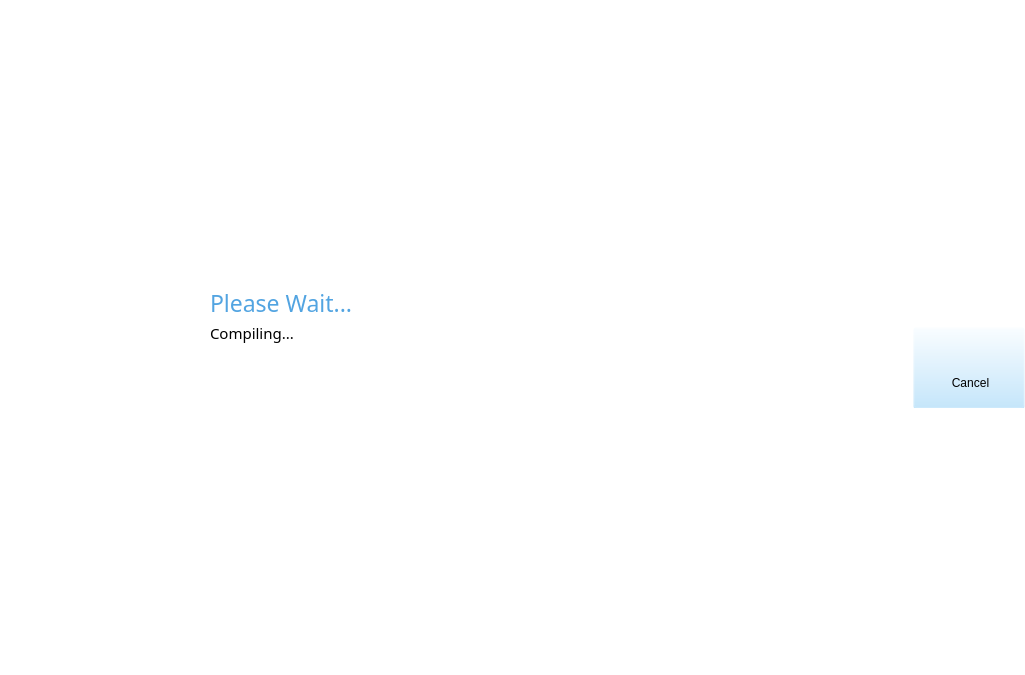
<?xml version="1.0" encoding="UTF-8"?>
<ui version="4.0">
 <class>UploadWaitForm</class>
 <widget class="QWidget" name="UploadWaitForm">
  <property name="geometry">
   <rect>
    <x>0</x>
    <y>0</y>
    <width>1025</width>
    <height>675</height>
   </rect>
  </property>
  <property name="windowTitle">
   <string>Form</string>
  </property>
  <property name="styleSheet">
   <string notr="true">background-color: rgba(179, 225, 255, 0);</string>
  </property>
  <layout class="QGridLayout" name="gridLayout_2">
   <property name="leftMargin">
    <number>0</number>
   </property>
   <property name="topMargin">
    <number>0</number>
   </property>
   <property name="rightMargin">
    <number>0</number>
   </property>
   <property name="bottomMargin">
    <number>0</number>
   </property>
   <property name="spacing">
    <number>0</number>
   </property>
   <item row="0" column="0">
    <widget class="QWidget" name="widget" native="true">
     <property name="styleSheet">
      <string notr="true">QWidget#widget
{
	border-image: url(:/resource/images/common/Transparent_Black_80.png);
}</string>
     </property>
     <layout class="QGridLayout" name="gridLayout">
      <property name="leftMargin">
       <number>0</number>
      </property>
      <property name="topMargin">
       <number>0</number>
      </property>
      <property name="rightMargin">
       <number>0</number>
      </property>
      <property name="bottomMargin">
       <number>0</number>
      </property>
      <property name="spacing">
       <number>0</number>
      </property>
      <item row="0" column="0">
       <spacer name="verticalSpacer">
        <property name="orientation">
         <enum>Qt::Vertical</enum>
        </property>
        <property name="sizeHint" stdset="0">
         <size>
          <width>20</width>
          <height>260</height>
         </size>
        </property>
       </spacer>
      </item>
      <item row="1" column="0">
       <widget class="QWidget" name="widget_2" native="true">
        <property name="sizePolicy">
         <sizepolicy hsizetype="Minimum" vsizetype="Fixed">
          <horstretch>0</horstretch>
          <verstretch>0</verstretch>
         </sizepolicy>
        </property>
        <property name="minimumSize">
         <size>
          <width>1025</width>
          <height>150</height>
         </size>
        </property>
        <property name="maximumSize">
         <size>
          <width>16777215</width>
          <height>150</height>
         </size>
        </property>
        <layout class="QGridLayout" name="gridLayout_3">
         <property name="leftMargin">
          <number>0</number>
         </property>
         <property name="topMargin">
          <number>0</number>
         </property>
         <property name="rightMargin">
          <number>0</number>
         </property>
         <property name="bottomMargin">
          <number>0</number>
         </property>
         <property name="spacing">
          <number>0</number>
         </property>
         <item row="0" column="0">
          <widget class="QWidget" name="widgetWaitBg" native="true">
           <property name="sizePolicy">
            <sizepolicy hsizetype="Minimum" vsizetype="Fixed">
             <horstretch>0</horstretch>
             <verstretch>0</verstretch>
            </sizepolicy>
           </property>
           <property name="minimumSize">
            <size>
             <width>1025</width>
             <height>150</height>
            </size>
           </property>
           <property name="maximumSize">
            <size>
             <width>16777215</width>
             <height>150</height>
            </size>
           </property>
           <property name="styleSheet">
            <string notr="true">QWidget#widgetWaitBg
{
	background-color: rgba(255, 255, 255, 0);
}</string>
           </property>
           <layout class="QGridLayout" name="gridLayout_4">
            <property name="leftMargin">
             <number>0</number>
            </property>
            <property name="topMargin">
             <number>0</number>
            </property>
            <property name="rightMargin">
             <number>0</number>
            </property>
            <property name="bottomMargin">
             <number>0</number>
            </property>
            <property name="spacing">
             <number>0</number>
            </property>
            <item row="0" column="0">
             <widget class="QWidget" name="widgetWait" native="true">
              <property name="sizePolicy">
               <sizepolicy hsizetype="Minimum" vsizetype="Fixed">
                <horstretch>0</horstretch>
                <verstretch>0</verstretch>
               </sizepolicy>
              </property>
              <property name="minimumSize">
               <size>
                <width>1025</width>
                <height>141</height>
               </size>
              </property>
              <property name="maximumSize">
               <size>
                <width>16777215</width>
                <height>141</height>
               </size>
              </property>
              <property name="styleSheet">
               <string notr="true">QWidget#widgetWait
{
	background-color: rgb(255, 255, 255);
}</string>
              </property>
              <widget class="QWidget" name="widget_4" native="true">
               <property name="geometry">
                <rect>
                 <x>20</x>
                 <y>20</y>
                 <width>701</width>
                 <height>91</height>
                </rect>
               </property>
               <property name="sizePolicy">
                <sizepolicy hsizetype="Fixed" vsizetype="Fixed">
                 <horstretch>0</horstretch>
                 <verstretch>0</verstretch>
                </sizepolicy>
               </property>
               <property name="minimumSize">
                <size>
                 <width>541</width>
                 <height>91</height>
                </size>
               </property>
               <widget class="Label" name="labelString">
                <property name="geometry">
                 <rect>
                  <x>190</x>
                  <y>0</y>
                  <width>161</width>
                  <height>31</height>
                 </rect>
                </property>
                <property name="font">
                 <font>
                  <family>Nexa Light</family>
                  <pointsize>17</pointsize>
                  <weight>50</weight>
                  <italic>false</italic>
                  <bold>false</bold>
                  <stylestrategy>PreferDefault</stylestrategy>
                  <kerning>true</kerning>
                 </font>
                </property>
                <property name="styleSheet">
                 <string notr="true">color: rgb(82, 164, 225);</string>
                </property>
                <property name="text">
                 <string>Please Wait...</string>
                </property>
               </widget>
               <widget class="Label" name="labelState">
                <property name="geometry">
                 <rect>
                  <x>190</x>
                  <y>30</y>
                  <width>501</width>
                  <height>31</height>
                 </rect>
                </property>
                <property name="font">
                 <font>
                  <family>微软雅黑</family>
                  <pointsize>11</pointsize>
                 </font>
                </property>
                <property name="styleSheet">
                 <string notr="true"/>
                </property>
                <property name="text">
                 <string>Compiling...</string>
                </property>
               </widget>
               <widget class="Label" name="labelImage">
                <property name="geometry">
                 <rect>
                  <x>90</x>
                  <y>0</y>
                  <width>83</width>
                  <height>84</height>
                 </rect>
                </property>
                <property name="text">
                 <string/>
                </property>
               </widget>
              </widget>
              <widget class="PushButtonDone" name="pushButtonCancel">
               <property name="geometry">
                <rect>
                 <x>913</x>
                 <y>60</y>
                 <width>112</width>
                 <height>82</height>
                </rect>
               </property>
               <property name="font">
                <font>
                 <family>Nexa Light</family>
                 <pointsize>26</pointsize>
                </font>
               </property>
               <property name="styleSheet">
                <string notr="true">QPushButton
{
	border-image: url(:/resource/images/upload_setting/Done.png);
	border-color: rgba(255, 255, 255, 0);
}
QPushButton:hover
{
	border-image: url(:/resource/images/upload_setting/Done_OVER.png);
	border-color: rgba(255, 255, 255, 0);
}
QPushButton:pressed
{
	border-image: url(:/resource/images/upload_setting/Done.png);
	border-color: rgba(255, 255, 255, 0);
}</string>
               </property>
               <property name="text">
                <string/>
               </property>
              </widget>
              <widget class="QLabel" name="labelCancel">
               <property name="geometry">
                <rect>
                 <x>920</x>
                 <y>90</y>
                 <width>101</width>
                 <height>51</height>
                </rect>
               </property>
               <property name="styleSheet">
                <string notr="true">QLabel
{
	font: 30px &quot;Helvetica&quot;;
	color: rgb(0, 0, 0);
}
QLabel:hover
{
	font: 30px &quot;Helvetica&quot;;
	color: rgb(82, 164, 225);
}
QLabel:pressed
{
	font: 30px &quot;Helvetica&quot;;
	color: rgb(0, 0, 0);
}</string>
               </property>
               <property name="text">
                <string>Cancel</string>
               </property>
               <property name="alignment">
                <set>Qt::AlignCenter</set>
               </property>
              </widget>
             </widget>
            </item>
           </layout>
          </widget>
         </item>
        </layout>
       </widget>
      </item>
      <item row="2" column="0">
       <spacer name="verticalSpacer_2">
        <property name="orientation">
         <enum>Qt::Vertical</enum>
        </property>
        <property name="sizeHint" stdset="0">
         <size>
          <width>20</width>
          <height>259</height>
         </size>
        </property>
       </spacer>
      </item>
     </layout>
    </widget>
   </item>
  </layout>
 </widget>
 <customwidgets>
  <customwidget>
   <class>PushButtonDone</class>
   <extends>QPushButton</extends>
   <header>PushButtonDone.h</header>
  </customwidget>
  <customwidget>
   <class>Label</class>
   <extends>QLabel</extends>
   <header>Label.h</header>
  </customwidget>
 </customwidgets>
 <resources/>
 <connections/>
</ui>
